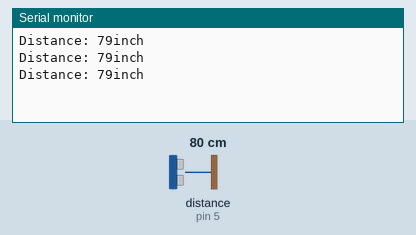
Recording of a sketch running on a simulated Arduino Uno, built with avr-gcc and run on an emulated ATmega328P. Parts: the last lines printed to the serial monitor. Wiring (inferred from the names in the program): ultrasonic range finder: trigger pin 6; echo pin 5. The inputs (shaded band) are chosen by the test bench; at power-on: distance to the obstacle (sensor on pin 5) 80 cm. The echo pulse lasts 58.3 µs per cm.

Above: at 1.3 s.
1.4 s: distance to the obstacle (sensor on pin 5) set to 2 cm
At 1.9 s:
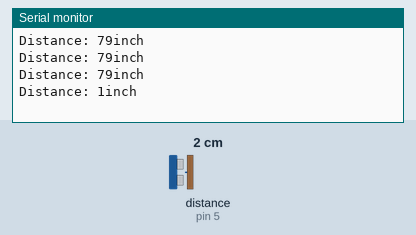
2.9 s: distance to the obstacle (sensor on pin 5) set to 4 cm
At 3.4 s:
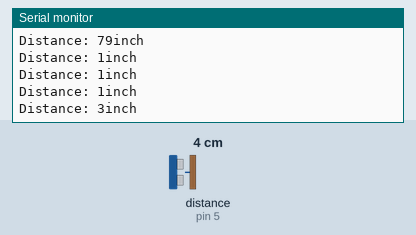
Timing chart, 0 to 5.9 s (numbered marks = the images above; inputs shaded):
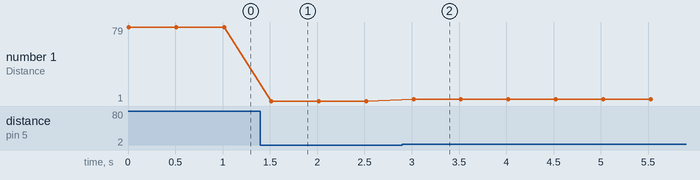

The sketch:

sketch_feb4a.ino
```cpp
#define TRIG_PIN 6
#define ECHO_PIN 5

void setup() {
  Serial.begin(9600);  // Start serial communication at 9600 baud rate
  pinMode(TRIG_PIN, OUTPUT);  // Set the trigger pin as an output
  pinMode(ECHO_PIN, INPUT);   // Set the echo pin as an input
}

void loop() {
  // Send a 10-microsecond pulse to trigger the sensor
  digitalWrite(TRIG_PIN, LOW);
  delayMicroseconds(2);  // Wait for 2ms
  digitalWrite(TRIG_PIN, HIGH);
  delayMicroseconds(10);  // Send a 10ms pulse to trigger the sensor
  digitalWrite(TRIG_PIN, LOW);

  // Measure the time the pulse takes to return to the echo pin
  long duration = pulseIn(ECHO_PIN, HIGH);  // Measure the pulse width in microseconds

  // Calculate the distance (duration in microseconds to cm)
  // Speed of sound is 343m/s (0.0343 cm/µs), so divide the duration by 2 (round trip) and multiply by speed of sound.
  long distance = (duration / 2) * 0.0343;

  // Print the distance to the Serial Monitor
  Serial.print("Distance: ");
  Serial.print(distance);
  Serial.println("inch");

  delay(500);  // Wait for 500ms before the next reading
}
```

Measured:
- after the input at 1.4 s, the serial monitor: prints a new line after 0.12 s (image 1)
- after the input at 2.9 s, the serial monitor: prints a new line after 0.12 s (image 2)
- plotted number 1: 79 → 1 after the input at 1.4 s, 1 → 3 after the input at 2.9 s
